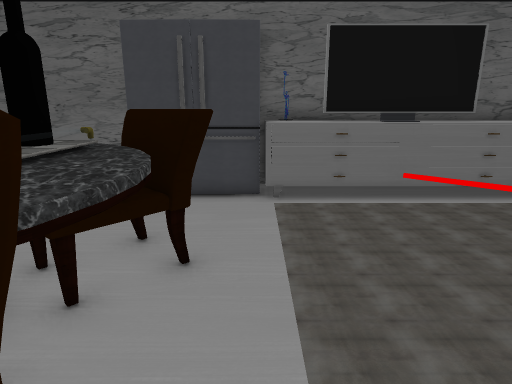
[1] (above)

24 first-person views from a walk through a scene from a Unity 3-D project. The camera is 1.32 m above the floor, tilts 14° down and sees 75° across. Doors are open. The floor is counted in squares, 0.48 m on a side. Each view is taken from the middle of a square. On the plan, view 1 faces up. The plan holds only what a view shows up to about 20 squares ahead; the rest is blank. The player is left out. Some surface patterns are stand-ins.

[2]
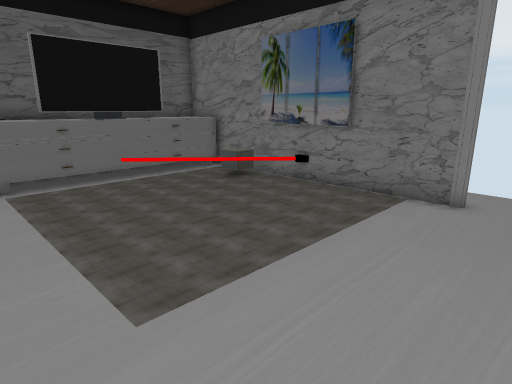

[3]
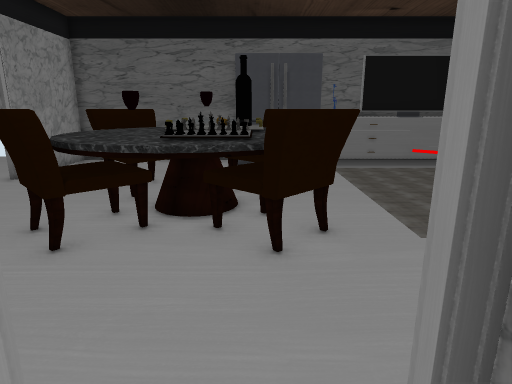

[4]
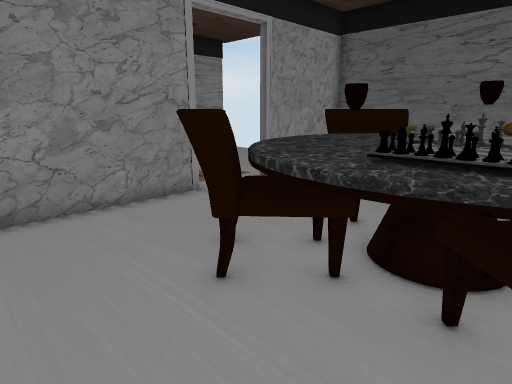

[5]
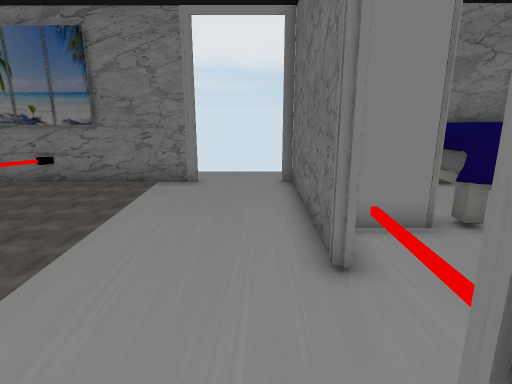

[6]
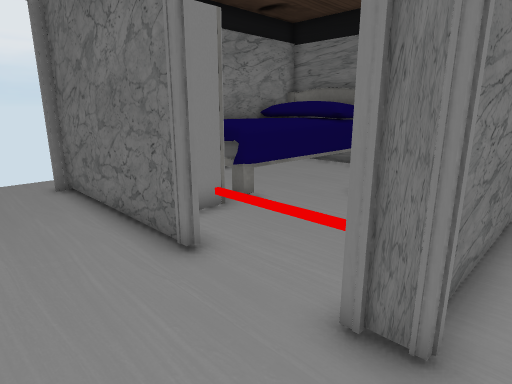

[7]
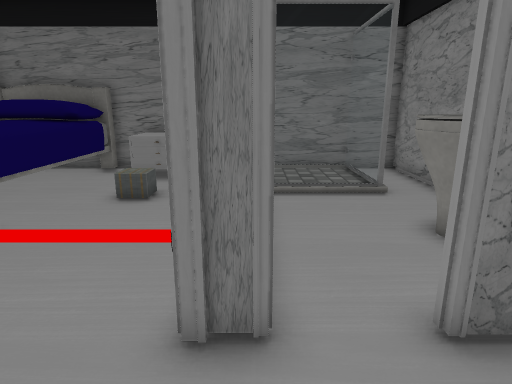

[8]
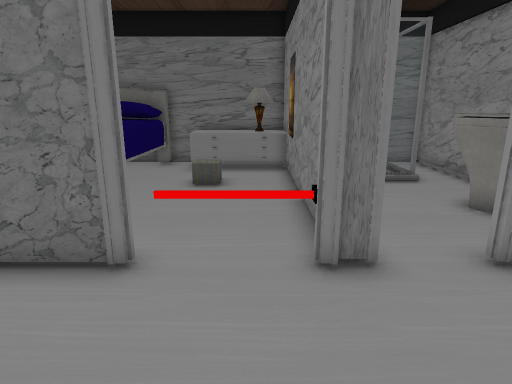

[9]
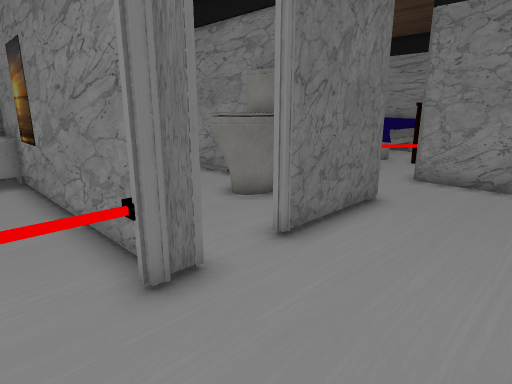

[10]
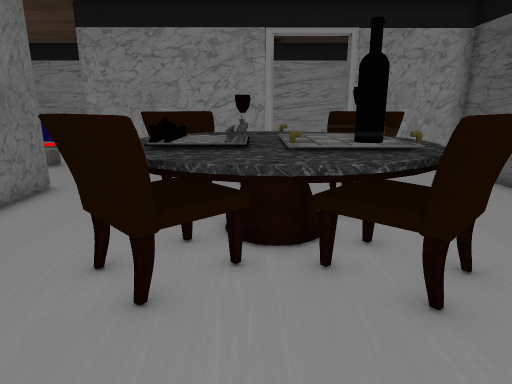

[11]
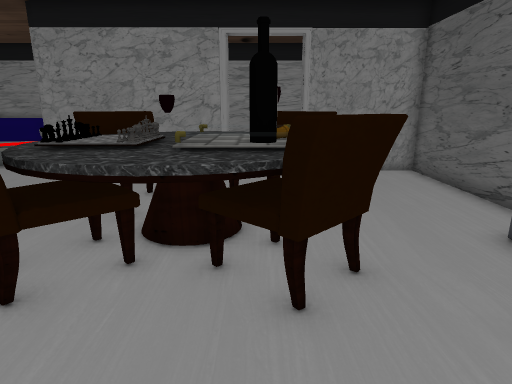

[12]
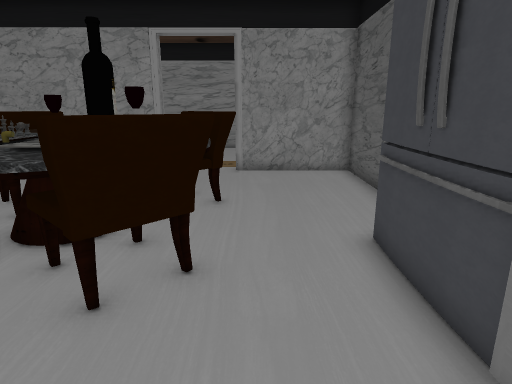

[13]
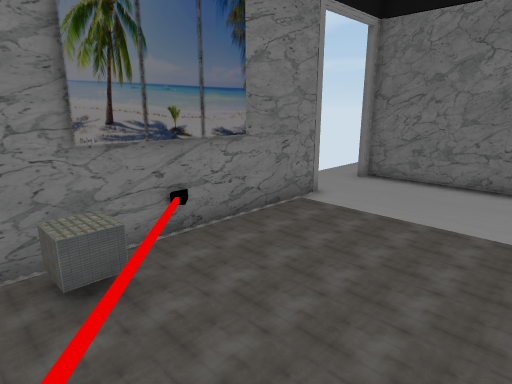

[14]
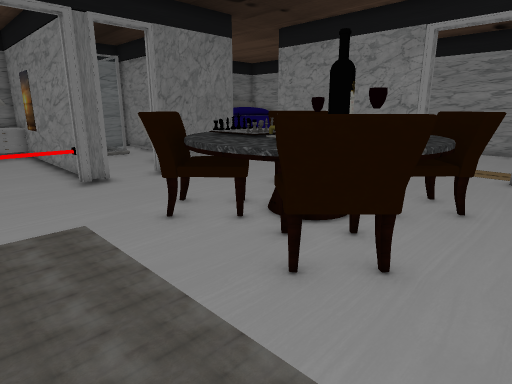

[15]
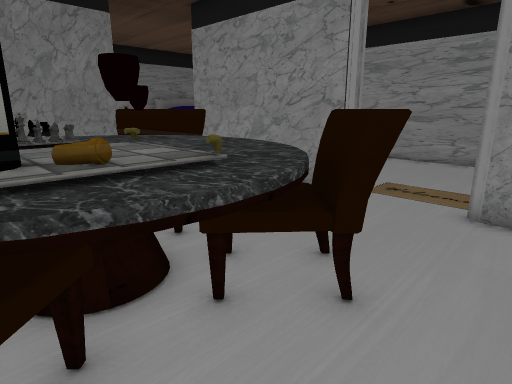

[16]
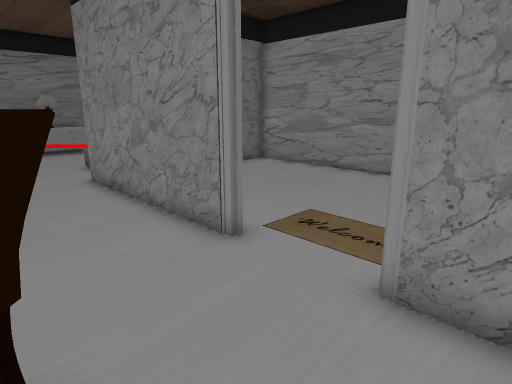

[17]
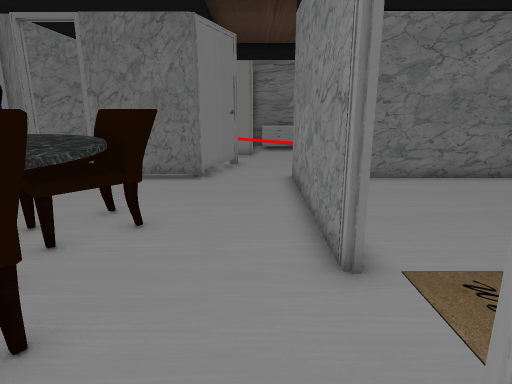

[18]
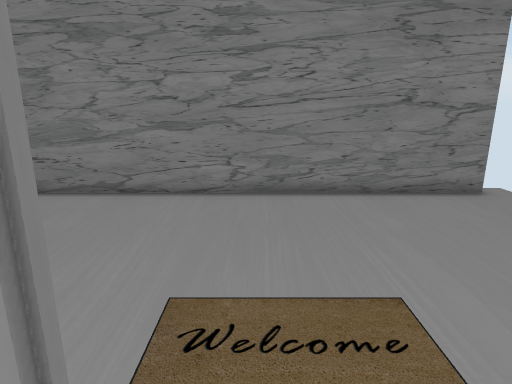

[19]
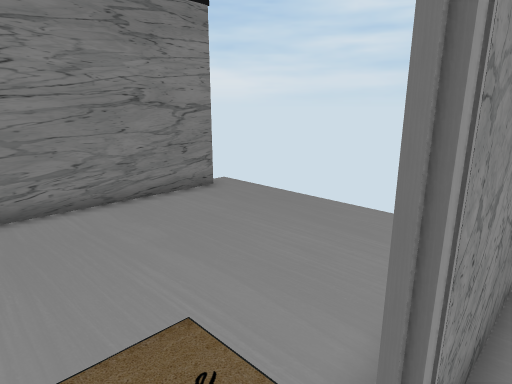

[20]
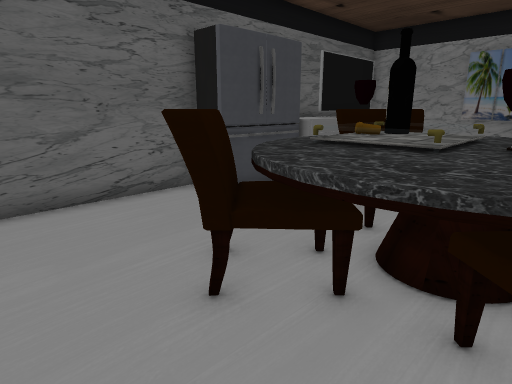

[21]
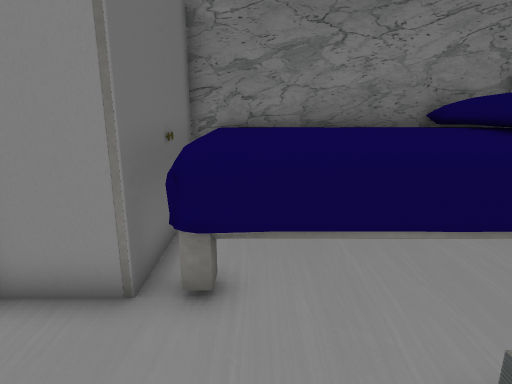

[22]
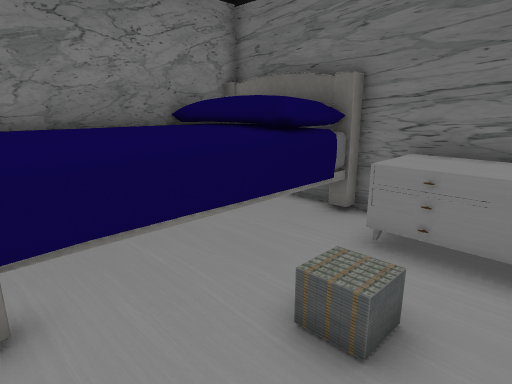

[23]
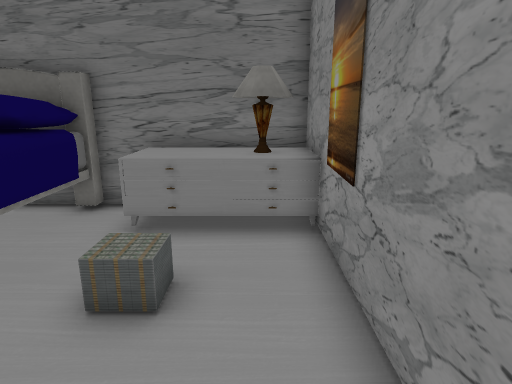

[24]
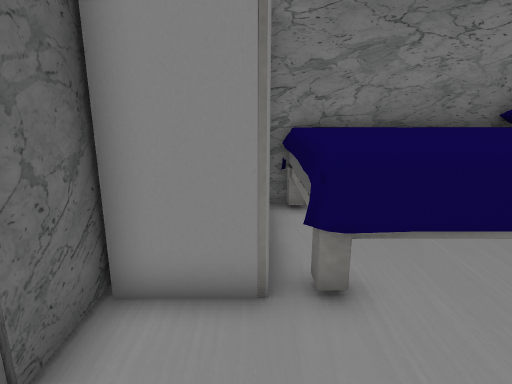

### Floor plan
Key: @ floor where view 1 was taken; # wall or solid block; . floor; D open door; = window, fence, low wall or low ledge; ^ raised ledge; O other object.
Columns run from 22 left of view 1 to 11 right of it. Each row starts with its distance up from view 1.
 13  .......
 12 #....... #########O   OOOOOOOOOO#
 11 #........# .......OOOOOOOOOOOOOO#
 10 #........# ........OOOOOOOOOOOOO#
  9 #........# .....................#
  8 #........# .....................#
  7 #........D.... O^^^OO..........O#
  6 #........D...OOO^^^OOO.........O#
  5 #........D....O^^OOOOO.........O#
  4 #........D....^^^^^^^^.........O#
  3 #........# ...^^O^^^^^.........O#
  2 #........# ...O^^^^^OO..........#
  1 #........# ..OOO^^^OOO..........#
  0 #........# ... O^^^OO.@.........#
 -1 #........# .....................D.
 -2 #....... # .....................D.
 -3 #....... # .....................D.
 -4 #######  # ...####DD##...#######D.
 -5       ####...#####DD##..D###OOO##.
 -6      O.......#  ....##..D.OO    #.
 -7     ........## OO...##....O######
 -8   OOOO  O...# OOO...##....OOOOOO#
 -9      O  ..... OOO...# ....OOOOOO#
-10      O  ..... #.....##....OOOO O#
-11         ....###..... #....OOOO O#
-12         .. O O#.====##..O.OOOO O#
-13         ..   O#.=... #....OOOO O#
-14              O#.=... OOOOOOOOOOO#
-15              O#.=... OOOOOOOOO O#
-16              O##=    OOOOO#OOOOO#
-17               ###############

Where each view was taken, in squares from view 1:
view 1: 0 up, 0 right, facing up
view 2: 3 down, 1 left, facing up-right
view 3: 6 down, 3 left, facing up
view 4: 3 down, 3 left, facing up-left
view 5: 3 down, 3 left, facing right
view 6: 1 down, 3 left, facing down-right
view 7: 1 down, 2 left, facing down
view 8: 1 up, 0 right, facing down
view 9: 0 up, 1 right, facing down-left
view 10: 3 up, 3 right, facing left
view 11: 5 up, 3 right, facing left
view 12: 8 up, 3 right, facing left
view 13: 9 up, 3 right, facing down-right
view 14: 9 up, 3 right, facing down-left
view 15: 9 up, 3 left, facing down-left
view 16: 9 up, 8 left, facing down-left
view 17: 9 up, 11 left, facing down
view 18: 5 up, 11 left, facing left
view 19: 5 up, 12 left, facing up-left
view 20: 2 up, 11 left, facing up-right
view 21: 9 down, 0 right, facing right
view 22: 8 down, 0 right, facing down-right
view 23: 7 down, 0 right, facing down
view 24: 7 down, 0 right, facing right
